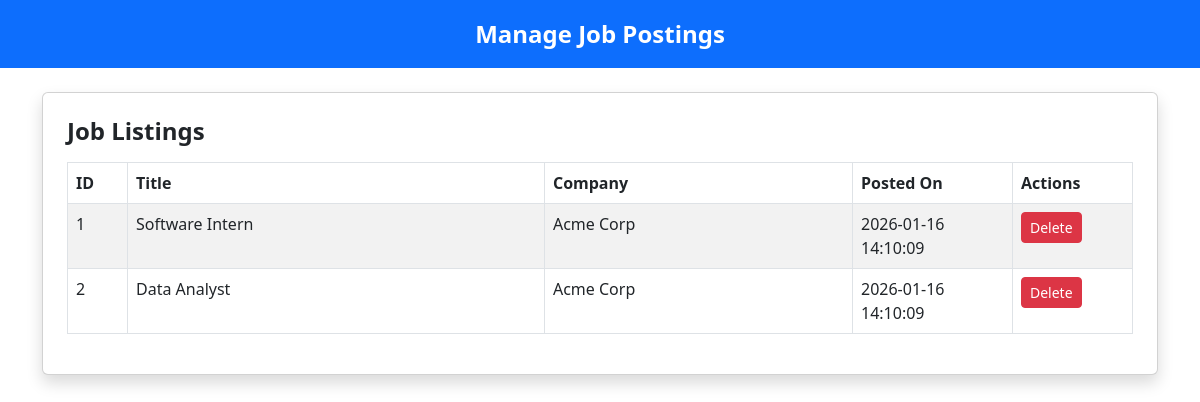
Screenshot of /manage_jobs.php (signed in) with the database file from the repository.
### tables this page shows
CREATE TABLE IF NOT EXISTS jobs (
  id INT AUTO_INCREMENT PRIMARY KEY,
  title VARCHAR(255) NOT NULL,
  company_id INT DEFAULT NULL,
  location VARCHAR(255),
  description TEXT,
  posted_at DATETIME DEFAULT CURRENT_TIMESTAMP,
  FOREIGN KEY (company_id) REFERENCES companies(id) ON DELETE SET NULL
);

CREATE TABLE IF NOT EXISTS companies (
  id INT AUTO_INCREMENT PRIMARY KEY,
  name VARCHAR(255) NOT NULL, email VARCHAR(255) UNIQUE, password VARCHAR(255), created_at DATETIME DEFAULT CURRENT_TIMESTAMP
);

### manage_jobs.php (the view, shortened to what this page needs)
<?php
require '../config.php';
function e($str) {
    return htmlspecialchars($str, ENT_QUOTES, 'UTF-8');
}
$jobs = $conn->query('SELECT j.*, c.name as company_name FROM jobs j LEFT JOIN companies c ON j.company_id=c.id ORDER BY posted_at DESC');
?>
<!doctype html>
<html>
<head>
<link href="https://cdn.jsdelivr.net/npm/bootstrap@5.3.0/dist/css/bootstrap.min.css" rel="stylesheet">
</head>
<body>
<div class="top-bar text-center bg-primary text-white p-3 fs-4 fw-bold">
    Manage Job Postings
</div>
<div class='container py-4'>
    <div class='card card-custom p-4 shadow'>
        <h4 class='mb-3 fw-bold'>Job Listings</h4>
        <table class='table table-bordered table-striped'>
            <thead>
                <tr>
                    <th width="60">ID</th>
                    <th>Title</th>
                    <th>Company</th>
                    <th width="160">Posted On</th>
                    <th width="120">Actions</th>
                </tr>
            </thead>
            <tbody>
            <?php while($j = $jobs->fetch_assoc()): ?>
                <tr>
                    <td><?php echo e($j['id']); ?></td>
                    <td><?php echo e($j['title']); ?></td>
                    <td><?php echo e($j['company_name']); ?></td>
                    <td><?php echo e($j['posted_at']); ?></td>
                    <td>
                        <a href="manage_jobs.php?delete=<?php echo $j['id']; ?>"
                           class="btn btn-danger btn-sm"
                           onclick="return confirm('Are you sure you want to delete this job?');">
                            Delete
                        </a>
                    </td>
                </tr>
            <?php endwhile; ?>
            </tbody>
        </table>
    </div>
</div>
</body>
</html>

### rows the page displays
jobs: id "1", title "Software Intern", company.name "Acme Corp", posted_at "2026-01-16 14:10:09"
jobs: id "2", title "Data Analyst", company.name "Acme Corp", posted_at "2026-01-16 14:10:09"
